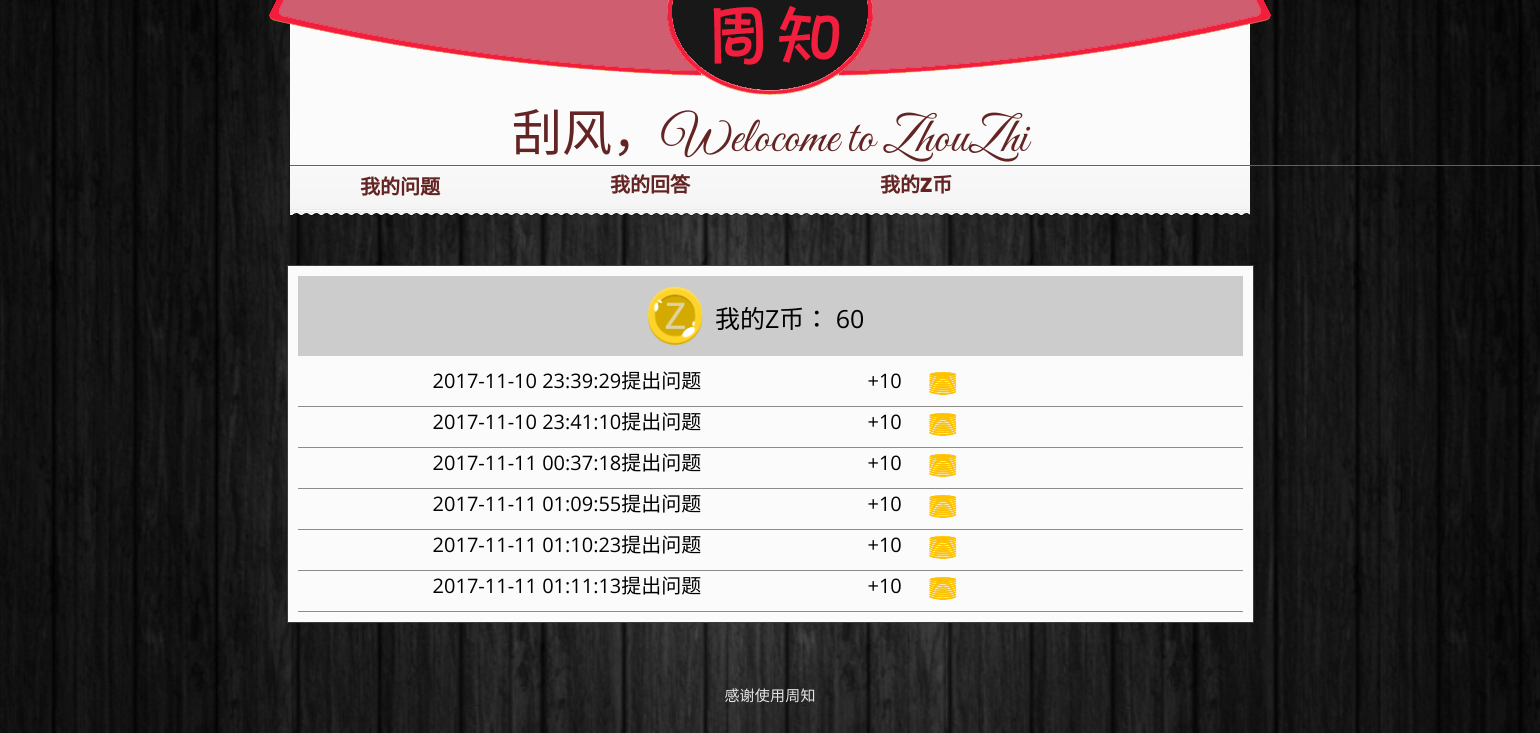
Page /persion_integral (signed in) on the committed database.
### zhou/models.py (models this page shows, shortened)
class Question(models.Model):
    qustion_user = models.ForeignKey(User)
    content = models.TextField(null=False)
    time = models.CharField(max_length=30)

### zhou/views.py (the view)
# urls.py: url(r'^persion_integral', views.persion_integral),
@login_required
def persion_integral(request):
    context = {}
    context['name'] = request.session['name']
    user = User.objects.get(username=context['name'])
    user_id=user.id
    userinfo = user.info
    user_integral = userinfo.all().values_list('user_integral')
    context['integral'] = user_integral
    questions = Question.objects.filter(qustion_user_id=user_id)
    questions_time=[]
    for question in questions:
        questions_time.append(question.time)
    context['questions']=questions_time
    anwsers = Original_Anwser.objects.filter(original_answer_user_id=user.id)
    anwsers_time = []
    for anwser in anwsers:
        anwsers_time.append(anwser.original_time)
    context['answers']=anwsers_time
    return render(request, 'persion_integral.html', context)

### templates/persion_integral.html (shortened to what this page needs)
{% extends 'persion_base.html' %}
{% block root %}
<div id="myq">
    <div id="all">
        <div id="ih">
        <img src="/static/dlzc/images/jb.png" style="width: 60px;height: 60px">
        <h3>我的Z币：{% for list in integral %} {% for l in list  %}{{ l }}{% endfor %}{% endfor %}</h3>
        </div>
    </div>
 {% for question_time in questions %}
    <div class="jifen">
        <h2>&nbsp;&nbsp;&nbsp;&nbsp;&nbsp;&nbsp;&nbsp;&nbsp;&nbsp;&nbsp;&nbsp;&nbsp;
            {{ question_time }}提出问题  &nbsp;&nbsp;&nbsp;&nbsp;&nbsp;&nbsp;&nbsp;&nbsp;&nbsp;&nbsp;&nbsp;&nbsp;
            &nbsp;&nbsp;&nbsp;&nbsp;&nbsp;&nbsp;&nbsp;&nbsp;&nbsp;&nbsp;&nbsp;&nbsp;&nbsp;&nbsp;
            &nbsp;&nbsp;&nbsp;+10</h2>
        <img src="/static/dlzc/images/jjj.png" style="width: 30px;height: 30px">
    </div>
{% endfor %}
</div>
{% endblock %}

### zhou/static/dlzc/css/style.css (style rules this page uses)
html, body, div, span, applet, object, iframe, h1, h2, h3, h4, h5, h6, p, blockquote, pre, a, abbr, acronym, address, big, cite, code, del, dfn, em, img, ins, kbd, q, s, samp, small, strike, strong, sub, sup, tt, var, b, u, i, center, dl, dt, dd, ol, ul, li, fieldset, form, label, legend, table, caption, tbody, tfoot, thead, tr, th, td, article, aside, canvas, details, embed, figure, figcaption, footer, header, hgroup, menu, nav, output, ruby, section, summary, time, mark, audio, video { margin: 0; padding: 0; border: 0; font-size: 100%; font: inherit; vertical-align: baseline; }
body { line-height: 1; }
body { background: url(../images/back.jpg) no-repeat; background-position: top center; background-size: 100%; font-family: 'Open Sans', sans-serif; font-weight: 300; }
h2 { font-size: 20px; color: #da4135; font-weight: 400; margin-bottom: 10px; }
h3 { font-size: 17px; color: #da4135; font-weight: 400; margin-bottom: 10px; }

### zhou/static/dlzc/css/onenav.css (style rules this page uses)
body,div,img,p,ul,li,dl,dt,dd,h1,h2,h3,h4,h5,h6 { margin: 0;padding: 0; }
input,img,button { border:0; outline: none; margin: 0; padding: 0; }
fieldset, img, input,button { border: none; padding: 0; margin: 0; outline-style: none; }
img { border:0; vertical-align: middle; }
body { background: url(../images/back.jpg) repeat; background-position: top center; background-size: 100%; font-family: 'Open Sans', sans-serif; font-weight: 300; }
#myq { margin:2px auto 15px; width: 945px; background-color: #fbfbfb; padding: 10px; border: 1px solid #3c3c3c; }
#all { padding: 10px 0 10px 0; height: 60px; margin: 0 auto; background-color: #cccccc; margin-bottom: 10px; }
#ih { height: 60px; width: 250px; margin: 0 auto; position: relative; }
#all h3 { position: absolute; top: 20px; left: 70px; font-size: 25px; color: #000; }
.jifen { height: 35px; position: relative; border-bottom: 1px solid #8c8c8c; padding-top: 5px; }
.jifen h2 { color: #000; }
.jifen img { position: absolute; top:2px; left: 630px; }

### zhou/static/dlzc/css/grzx.css (style rules this page uses)
body,div,img,p,ul,li,dl,dt,dd,h1,h2,h3,h4,h5,h6 { margin: 0;padding: 0; }
input,img,button { border:0; outline: none; margin: 0; padding: 0; }
fieldset, img, input,button { border: none; padding: 0; margin: 0; outline-style: none; }
img { border:0; vertical-align: middle; }
body { background: url(../images/back.jpg) repeat; background-position: top center; background-size: 100%; font-family: 'Open Sans', sans-serif; font-weight: 300; }

### rows in the picture
Question: questions "2017-11-10 23:39:29"
Question: questions "2017-11-10 23:41:10"
Question: questions "2017-11-11 00:37:18"
Question: questions "2017-11-11 01:09:55"
Question: questions "2017-11-11 01:10:23"
Question: questions "2017-11-11 01:11:13"

### other values in the picture
{{ name }} "刮风"
{{ l }} "60"
